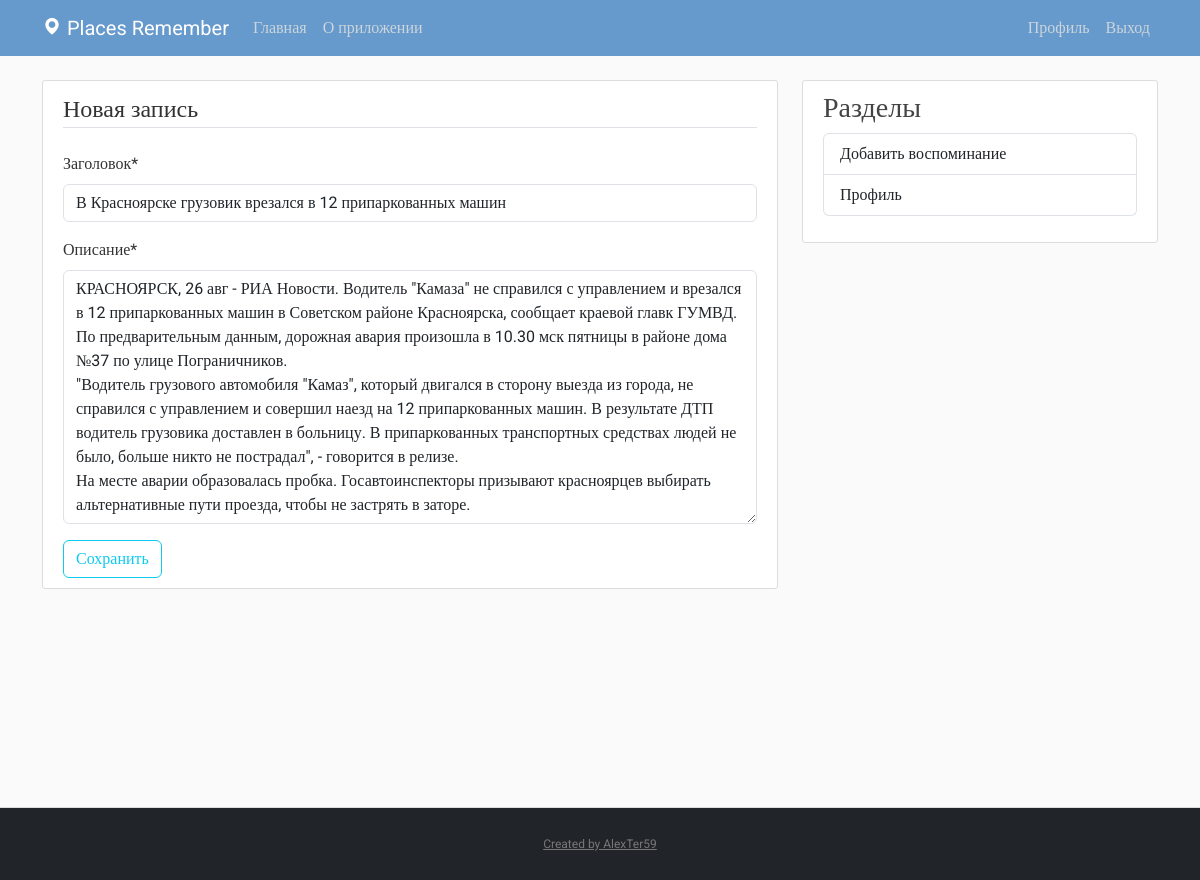
/post/9/update/ (signed in), run on the app's committed database.
### blog/models.py (models this page shows, shortened)
class Post(models.Model):
    title = models.CharField('Заголовок', max_length=100)
    content = models.TextField('Описание')
    date_posted = models.DateTimeField(default=timezone.now)
    author = models.ForeignKey(User, on_delete=models.CASCADE)

### blog/views.py (the view, shortened to what this page needs)
# urls.py: path('post/<int:pk>/update/', PostUpdateView.as_view(), name='post-update'),
class PostUpdateView(LoginRequiredMixin, UserPassesTestMixin, UpdateView):
    model = Post
    fields = ['title', 'content']
    def test_func(self):
        post = self.get_object()
        if self.request.user == post.author:
            return True
        return False

### blog/templates/blog/post_form.html (shortened to what this page needs)
{% extends "blog/base.html" %}
{% load crispy_forms_tags %}
{% block content %}
    <div class="content-section">
        <form method="POST">
            <fieldset class="form-group">
                <legend class="border-bottom mb-4">Новая запись</legend>
                {{ form|crispy }}
            </fieldset>
            <div class="form-group">
                <button class="btn btn-outline-info" type="submit">Сохранить</button>
            </div>
        </form>
    </div>
{% endblock content %}

### blog/static/blog/css/main.css (style rules this page uses)
﻿body, html { width:100%; height:100% }
body { margin:0; padding:0; background: #fafafa; color: #333333; margin-top: 5rem; font-family:Roboto; }
.content-section { background: #ffffff; padding: 10px 20px; border: 1px solid #dddddd; border-radius: 3px; margin-bottom: 20px; }

### data on the page
Post: title "В Красноярске грузовик врезался в 12 припаркованных машин", content "КРАСНОЯРСК, 26 авг - РИА Новости. Водитель \"Камаза\" не справился с управлением и врезался в 12 припаркованных машин в Советском районе Красноярска, сообщает краевой главк ГУМВД. По предварительным данным, дорожная авария произошла в 10.30 мск пятницы в районе дома №37 по улице Пограничников. \"Водитель грузового автомобиля \"Камаз\", который двигался в сторону выезда из города, не справился с управлением и совершил наезд на 12 припаркованных машин. В результате ДТП водитель грузовика доставлен в больницу. В припаркованных транспортных средствах людей не было, больше никто не пострадал\", - говорится в релизе. На месте аварии образовалась пробка. Госавтоинспекторы призывают красноярцев выбирать…"
